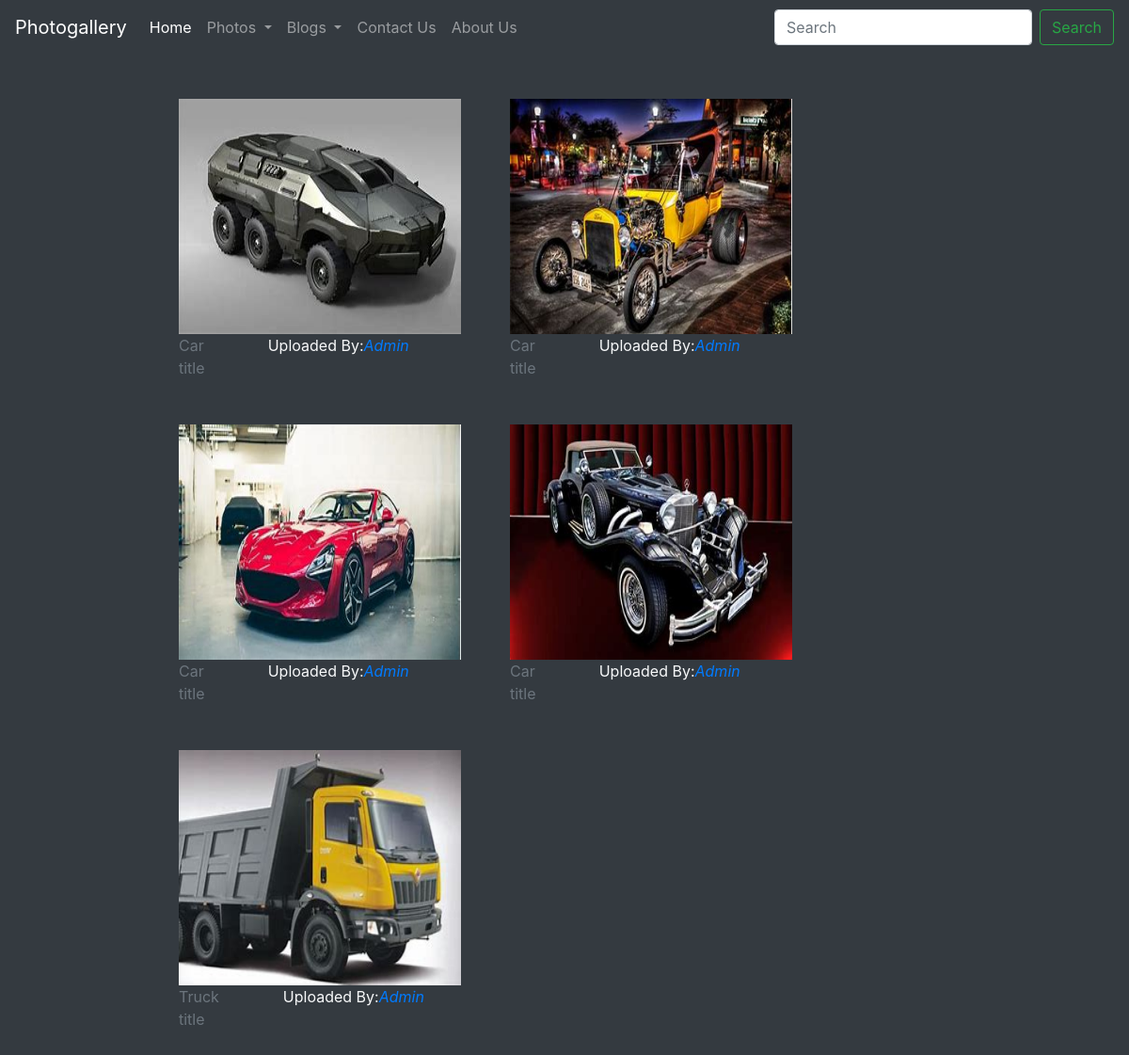
/blog/vehicles_photo/, run on the app's committed database.
### blog/models.py (models this page shows)
class Vehicles(models.Model):
    image=models.ImageField(upload_to='shop/images',default="")
    upload_by=models.CharField(max_length=100,default=" Admin")
    title=models.CharField(max_length=300,default="")
    category=models.CharField(max_length=300,default="")

### blog/views.py (the view)
# urls.py: path('vehicles_photo/', views.vehicles_photo, name='vehicles_photo'),
def vehicles_photo(request):
    gallery=Vehicles.objects.all()
    page = request.GET.get('page', 1)
    paginator = Paginator(gallery, 20)
    try:
        photos = paginator.page(page)
    except PageNotAnInteger:
        photos = paginator.page(1)
    except EmptyPage:
        photos = paginator.page(paginator.num_pages)
    return render(request,'blog/vehicles_photo.html',{'gallery':gallery,'photos':photos})

### blog/templates/blog/vehicles_photo.html (shortened to what this page needs)
<!DOCTYPE html>
<html>
<head>
    <link rel="stylesheet" href="https://stackpath.bootstrapcdn.com/bootstrap/4.4.1/css/bootstrap.min.css">
</head>
<body class="bg-dark">
    <div id="div1">
        <nav class="navbar navbar-expand-lg navbar-dark bg-dark">
            <a class="navbar-brand" href="#">Photogallery</a>
            <div class="collapse navbar-collapse" id="navbarSupportedContent">
                <ul class="navbar-nav mr-auto">
                    <li class="nav-item active">
                        <a class="nav-link" href="/">Home <span class="sr-only">(current)</span></a>
                    </li>
                    <li class="nav-item dropdown bg-dark">
                        <a class="nav-link dropdown-toggle" href="#" id="navbarDropdown" role="button" data-toggle="dropdown" aria-haspopup="true" aria-expanded="false">
                            Photos
                        </a>
                    </li>
                    <li class="nav-item dropdown bg-dark">
                        <a class="nav-link dropdown-toggle" href="#" id="navbarDropdown" role="button" data-toggle="dropdown" aria-haspopup="true" aria-expanded="false">
                            Blogs
                        </a>
                    </li>
                    <li class="nav-item">
                        <a class="nav-link" href="/blog/contact/">Contact Us</a>
                    </li>
                    <li class="nav-item">
                        <a class="nav-link" href="/blog/blogview/">About Us</a>
                    </li>
                </ul>
                <form class="form-inline my-2 my-lg-0" action="/blog/search/">
                    <input class="form-control mr-sm-2" type="search" name="search" placeholder="Search" aria-label="Search">
                    <button class="btn btn-outline-success my-2 my-sm-0" type="submit">Search</button>
                </form>
            </div>
        </nav>
            <div id="medium1" class="md-12">
                <div class="row my-5 " style="margin-left:100px;">
                    {%for photo in photos%}
                    <div id="con" style="width: 22rem;">
                        <a href="/blog/vehicles_Imageview/{{photo.id}}"> <img src="/media/{{photo.image}}" id="img-top" alt="..."></a>
                        <span id="tit" class="card-title text-secondary">{{photo.category}}</span><span class="text-light" style="margin-left: 68px;">Uploaded By:<a href="#" style="text-decoration: none;"><i>{{photo.upload_by}}</i></a></span><br />
                        <span id="tit1" class="text-secondary">{{photo.title}}</span>
                    </div>
                    {% if forloop.counter|divisibleby:2 and forloop.counter > 0 and not forloop.last %}
                </div>
                <div class="row  my-5" style="margin-left:100px;">
                    {%endif%}
                    {%endfor%}
                </div>
            </div>
        </div>
</body>
</html>

### blog/templates/blog/vehicles_photo.html (style rules this page uses)
#div1 { display:none; margin-top: -15px; }
a { outline: none; }
#img-top { height:250px; width:300px; margin-left:85px; }
#tit { margin-left:85px; }
#tit1 { margin-left:85px; }
#medium1 { display:none; }
@media only screen and (min-width:900px) and (max-width: 1200px) { #medium1 { display:inline-block; } }
@media only screen and (min-width:900px) and (max-width: 1200px) { #img-top { height:250px; margin-left:90px; } }
@media only screen and (min-width:900px) and (max-width: 1200px) { #tit { margin-left:90px; } }
@media only screen and (min-width:900px) and (max-width: 1200px) { #tit1 { margin-left:90px; } }

### data on the page
Vehicles: image (picture), category "Car", upload_by "Admin", title "title"
Vehicles: image (picture), category "Car", upload_by "Admin", title "title"
Vehicles: image (picture), category "Car", upload_by "Admin", title "title"
Vehicles: image (picture), category "Car", upload_by "Admin", title "title"
Vehicles: image (picture), category "Truck", upload_by "Admin", title "title"
